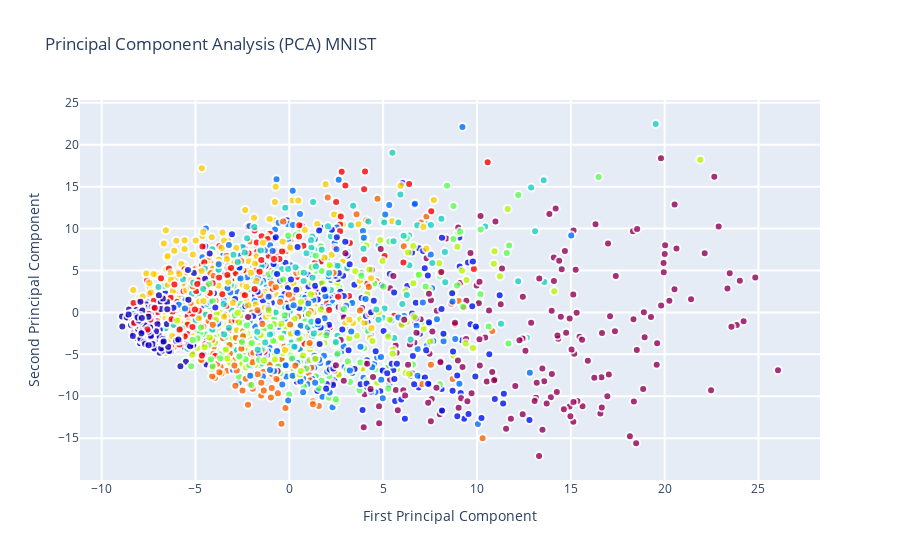
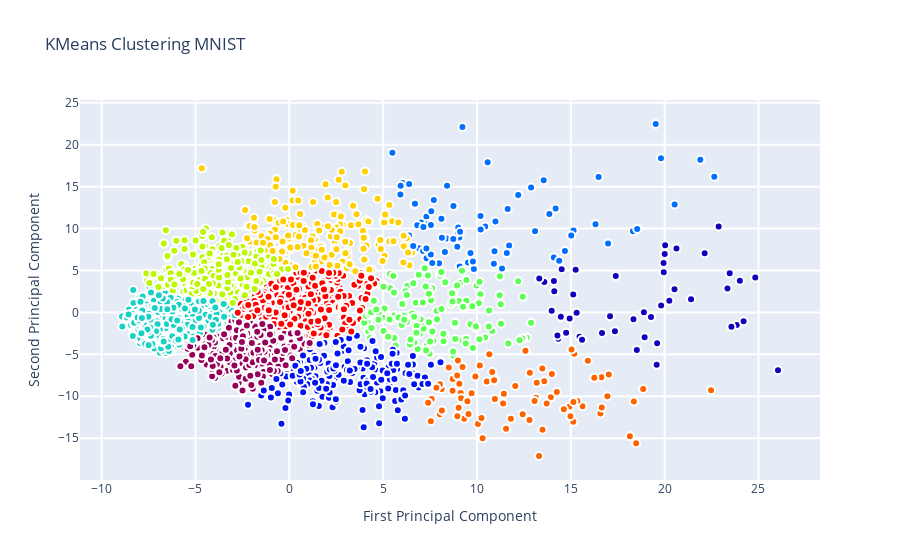
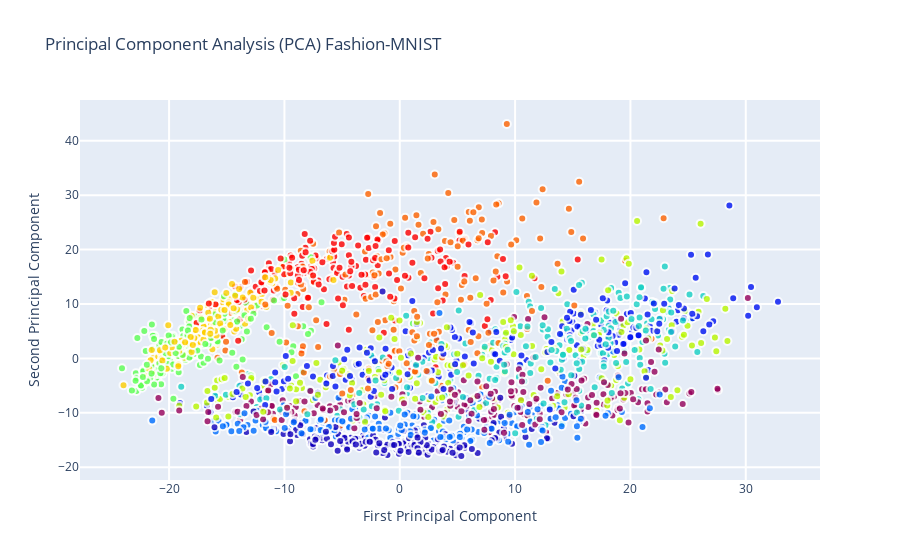
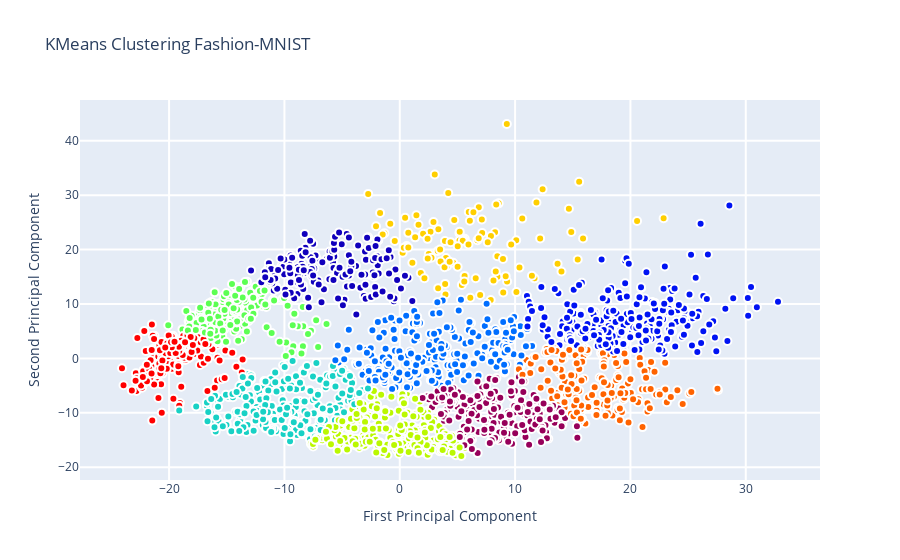

These figures' notebook cell, in order:
### Code cell
for name in ["MNIST", "Fashion-MNIST"]:
    if name == "MNIST":
        mnist_data = pd.read_csv("mnist-train-data.csv", nrows=2000)
    else:
        mnist_data = pd.read_csv("fashion-mnist-train-data.csv", nrows=2000)
        
    # have a general view of the MNIST dataset
    mnist_data.head()

    # Create new and easily recognized column name
    new_column_name = ['label']
    for num in range(mnist_data.shape[1]-1):
        tem = 'pixel' + str(num)
        new_column_name.append(tem)

    mnist_data.columns = new_column_name

    # Check the new column name
    mnist_data.head()

    # The general view of the 0-9 numbers distribution
    from collections import defaultdict
    num_stats = defaultdict(int)

    for num in mnist_data['label']:
        num_stats[num] += 1

    x = sorted(num_stats)
    y = [num_stats[num] for num in x]

    plt.figure(figsize=(8,5))
    plt.bar(x, height=y)
    plt.xlabel("Image Content")
    plt.ylabel("Frequency")
    plt.title("Distribution of MNIST Images")

    # get rid of unnecessary variables and make independent and dependent variable for later dataset split
    result = mnist_data["label"]  # dependent variable
    predictors = mnist_data.drop(["label"], axis = 1) #independent variable

    # Get the matrix of training data
    X = predictors.values

    # Normalize the data
    from sklearn.preprocessing import StandardScaler
    X_std = StandardScaler().fit_transform(X)

    # Determine explained variance of each variables
    from sklearn.decomposition import PCA

    pca = PCA(n_components=784).fit(X_std)

    plt.figure(figsize=(10,6))
    plt.scatter(list(range(784)), pca.explained_variance_ratio_)
    plt.title("Single Variable's Exlained Variance \n {}".format(name))
    plt.savefig("Single Variables Explained Variance {}.png".format(name))

    # Determine explained variance of cumulative variables
    from sklearn.decomposition import PCA

    pca = PCA(n_components=784).fit(X_std)

    plt.figure(figsize=(10,6))
    plt.scatter(list(range(784)), pca.explained_variance_ratio_.cumsum())
    plt.title("Cumulative Variable's Exlained Variance \n {}".format(name))
    plt.savefig("Cumulative Variable's Exlained Variance {}.png".format(name))
    
    # Get top 40 PCA components
    from sklearn.decomposition import PCA
    n_components = 200
    pca = PCA(n_components=200).fit(X_std)
    pca.explained_variance_ratio_

    # Transform to images
    eigen_40 = pca.components_.reshape(n_components,28, 28)

    # Plot the first 40 eignenvalues
    plt.figure(figsize=(15,15))
    for i in list(range(40)):
        plt.subplot(9, 10, i + 1)
        plt.imshow(eigen_40[i], interpolation = "bicubic", cmap = "afmhot")
        title_text = 'Eigenvalue ' + str(i + 1)
        plt.title(title_text, size=12)
        plt.xticks(())
        plt.yticks(())

    plt.tight_layout()
    plt.savefig("EigenValue_{}.png".format(name))

    # Randomly pick 2000 rows
    data_sample = mnist_data.sample(2000)

    data_y = data_sample["label"]  # dependent variable
    data_x = data_sample.drop(["label"], axis = 1) #independent variable

    # Standardising the values
    pca_std = StandardScaler().fit_transform(data_x.values)

    # Call the PCA method with 2 components. 
    pca = PCA(n_components=2)
    x_2 = pca.fit(pca_std).transform(pca_std)

    # Use Plotly to plot PCA
    data = [go.Scatter(
        x = x_2[:,0],
        y = x_2[:,1],
        mode = 'markers',
        showlegend = False,
        marker = dict(
            size = 8,
            color = data_y,
            colorscale ='Rainbow',
            showscale = False,
            line = dict(
                width = 2,
                color = 'rgb(255, 255, 255)'
            ),
            opacity = 0.8
        )
    )]

    layout = go.Layout(
        title= 'Principal Component Analysis (PCA) {}'.format(name),
        hovermode= 'closest',
        xaxis= dict(
             title= 'First Principal Component',
            ticklen= 8,
            zeroline= False,
            gridwidth= 2,
        ),
        yaxis=dict(
            title= 'Second Principal Component',
            ticklen= 8,
            gridwidth= 2,
        ),
        showlegend= True
    )


    fig = dict(data=data, layout=layout)
    py.iplot(fig, filename='PCA_plot')
    
    # KMEANS 
    
    from sklearn.cluster import KMeans
    # Set a KMeans clustering with 10 components cuz there are 10 class labels
    kmeans = KMeans(n_clusters=10)
    # Compute cluster centers and predict cluster indices
    kmeans_9 = kmeans.fit_predict(x_2)

    data = [
        go.Scatter(
            x= x_2[:, 0], 
            y= x_2[:, 1], 
            mode="markers",
            showlegend=False,
            marker=dict(
                size=8,
                color = kmeans_9,
                colorscale = 'Rainbow',
                showscale=False, 
                line = dict(
                    width = 2,
                    color = 'rgb(255, 255, 255)'
                )))]

    layout = go.Layout(
        title= 'KMeans Clustering {}'.format(name),
        hovermode= 'closest',
        xaxis= dict(
             title= 'First Principal Component',
            ticklen= 8,
            zeroline= False,
            gridwidth= 2,
        ),
        yaxis=dict(
            title= 'Second Principal Component',
            ticklen= 8,
            gridwidth= 2,
        ),
        showlegend= True
    )

    fig = dict(data = data, layout = layout)
    py.iplot(fig, filename="kmeans_plot")

### Figure 1 — Plotly figure (JSON) as saved in the notebook; plotly's stock layout.template omitted (floating-point values rounded to 4 significant figures; data arrays with more than 128 entries replaced by an {"elided": "..."} marker saying what was removed)
{"data": [{"marker": {"color": {"elided": "2000 int values"}, "colorscale": [[0, "rgb(150,0,90)"], [0.125, "rgb(0,0,200)"], [0.25, "rgb(0,25,255)"], [0.375, "rgb(0,152,255)"], [0.5, "rgb(44,255,150)"], [0.625, "rgb(151,255,0)"], [0.75, "rgb(255,234,0)"], [0.875, "rgb(255,111,0)"], [1, "rgb(255,0,0)"]], "line": {"color": "rgb(255, 255, 255)", "width": 2}, "opacity": 0.8, "showscale": false, "size": 8}, "mode": "markers", "showlegend": false, "type": "scatter", "x": {"elided": "2000 float values"}, "y": {"elided": "2000 float values"}}], "layout": {"hovermode": "closest", "showlegend": true, "title": {"text": "Principal Component Analysis (PCA) MNIST"}, "xaxis": {"gridwidth": 2, "ticklen": 8, "title": {"text": "First Principal Component"}, "zeroline": false}, "yaxis": {"gridwidth": 2, "ticklen": 8, "title": {"text": "Second Principal Component"}}}}

### Figure 2 — Plotly figure (JSON) as saved in the notebook; plotly's stock layout.template omitted (floating-point values rounded to 4 significant figures; data arrays with more than 128 entries replaced by an {"elided": "..."} marker saying what was removed)
{"data": [{"marker": {"color": {"elided": "2000 int values"}, "colorscale": [[0, "rgb(150,0,90)"], [0.125, "rgb(0,0,200)"], [0.25, "rgb(0,25,255)"], [0.375, "rgb(0,152,255)"], [0.5, "rgb(44,255,150)"], [0.625, "rgb(151,255,0)"], [0.75, "rgb(255,234,0)"], [0.875, "rgb(255,111,0)"], [1, "rgb(255,0,0)"]], "line": {"color": "rgb(255, 255, 255)", "width": 2}, "showscale": false, "size": 8}, "mode": "markers", "showlegend": false, "type": "scatter", "x": {"elided": "2000 float values"}, "y": {"elided": "2000 float values"}}], "layout": {"hovermode": "closest", "showlegend": true, "title": {"text": "KMeans Clustering MNIST"}, "xaxis": {"gridwidth": 2, "ticklen": 8, "title": {"text": "First Principal Component"}, "zeroline": false}, "yaxis": {"gridwidth": 2, "ticklen": 8, "title": {"text": "Second Principal Component"}}}}

### Figure 3 — Plotly figure (JSON) as saved in the notebook; plotly's stock layout.template omitted (floating-point values rounded to 4 significant figures; data arrays with more than 128 entries replaced by an {"elided": "..."} marker saying what was removed)
{"data": [{"marker": {"color": {"elided": "2000 int values"}, "colorscale": [[0, "rgb(150,0,90)"], [0.125, "rgb(0,0,200)"], [0.25, "rgb(0,25,255)"], [0.375, "rgb(0,152,255)"], [0.5, "rgb(44,255,150)"], [0.625, "rgb(151,255,0)"], [0.75, "rgb(255,234,0)"], [0.875, "rgb(255,111,0)"], [1, "rgb(255,0,0)"]], "line": {"color": "rgb(255, 255, 255)", "width": 2}, "opacity": 0.8, "showscale": false, "size": 8}, "mode": "markers", "showlegend": false, "type": "scatter", "x": {"elided": "2000 float values"}, "y": {"elided": "2000 float values"}}], "layout": {"hovermode": "closest", "showlegend": true, "title": {"text": "Principal Component Analysis (PCA) Fashion-MNIST"}, "xaxis": {"gridwidth": 2, "ticklen": 8, "title": {"text": "First Principal Component"}, "zeroline": false}, "yaxis": {"gridwidth": 2, "ticklen": 8, "title": {"text": "Second Principal Component"}}}}

### Figure 4 — Plotly figure (JSON) as saved in the notebook; plotly's stock layout.template omitted (floating-point values rounded to 4 significant figures; data arrays with more than 128 entries replaced by an {"elided": "..."} marker saying what was removed)
{"data": [{"marker": {"color": {"elided": "2000 int values"}, "colorscale": [[0, "rgb(150,0,90)"], [0.125, "rgb(0,0,200)"], [0.25, "rgb(0,25,255)"], [0.375, "rgb(0,152,255)"], [0.5, "rgb(44,255,150)"], [0.625, "rgb(151,255,0)"], [0.75, "rgb(255,234,0)"], [0.875, "rgb(255,111,0)"], [1, "rgb(255,0,0)"]], "line": {"color": "rgb(255, 255, 255)", "width": 2}, "showscale": false, "size": 8}, "mode": "markers", "showlegend": false, "type": "scatter", "x": {"elided": "2000 float values"}, "y": {"elided": "2000 float values"}}], "layout": {"hovermode": "closest", "showlegend": true, "title": {"text": "KMeans Clustering Fashion-MNIST"}, "xaxis": {"gridwidth": 2, "ticklen": 8, "title": {"text": "First Principal Component"}, "zeroline": false}, "yaxis": {"gridwidth": 2, "ticklen": 8, "title": {"text": "Second Principal Component"}}}}
